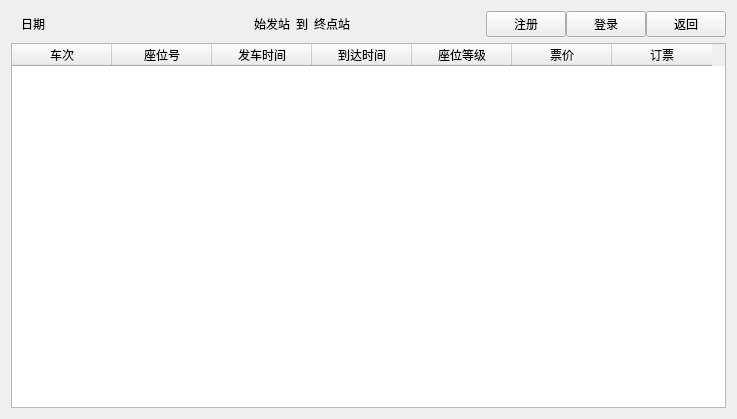
<?xml version="1.0" encoding="UTF-8"?>
<ui version="4.0">
 <class>Form</class>
 <widget class="QWidget" name="Form">
  <property name="geometry">
   <rect>
    <x>0</x>
    <y>0</y>
    <width>737</width>
    <height>419</height>
   </rect>
  </property>
  <property name="windowTitle">
   <string>查询结果</string>
  </property>
  <layout class="QVBoxLayout" name="verticalLayout">
   <item>
    <layout class="QHBoxLayout" name="horizontalLayout_4">
     <item>
      <layout class="QHBoxLayout" name="horizontalLayout_3" stretch="0,0">
       <property name="leftMargin">
        <number>10</number>
       </property>
       <item>
        <widget class="QLabel" name="label_3">
         <property name="sizePolicy">
          <sizepolicy hsizetype="Preferred" vsizetype="Preferred">
           <horstretch>0</horstretch>
           <verstretch>0</verstretch>
          </sizepolicy>
         </property>
         <property name="text">
          <string>日期</string>
         </property>
        </widget>
       </item>
       <item>
        <layout class="QHBoxLayout" name="horizontalLayout">
         <item>
          <widget class="QLabel" name="label">
           <property name="sizePolicy">
            <sizepolicy hsizetype="Fixed" vsizetype="Preferred">
             <horstretch>0</horstretch>
             <verstretch>0</verstretch>
            </sizepolicy>
           </property>
           <property name="text">
            <string>始发站</string>
           </property>
          </widget>
         </item>
         <item>
          <widget class="QLabel" name="label_4">
           <property name="sizePolicy">
            <sizepolicy hsizetype="Fixed" vsizetype="Preferred">
             <horstretch>0</horstretch>
             <verstretch>0</verstretch>
            </sizepolicy>
           </property>
           <property name="text">
            <string>到</string>
           </property>
          </widget>
         </item>
         <item>
          <widget class="QLabel" name="label_2">
           <property name="sizePolicy">
            <sizepolicy hsizetype="Preferred" vsizetype="Preferred">
             <horstretch>1</horstretch>
             <verstretch>0</verstretch>
            </sizepolicy>
           </property>
           <property name="text">
            <string>终点站</string>
           </property>
          </widget>
         </item>
        </layout>
       </item>
      </layout>
     </item>
     <item>
      <layout class="QHBoxLayout" name="horizontalLayout_2">
       <property name="spacing">
        <number>0</number>
       </property>
       <item>
        <widget class="QPushButton" name="pushButton_2">
         <property name="sizePolicy">
          <sizepolicy hsizetype="Fixed" vsizetype="Fixed">
           <horstretch>0</horstretch>
           <verstretch>0</verstretch>
          </sizepolicy>
         </property>
         <property name="text">
          <string>注册</string>
         </property>
        </widget>
       </item>
       <item>
        <widget class="QPushButton" name="pushButton">
         <property name="sizePolicy">
          <sizepolicy hsizetype="Fixed" vsizetype="Fixed">
           <horstretch>0</horstretch>
           <verstretch>0</verstretch>
          </sizepolicy>
         </property>
         <property name="text">
          <string>登录</string>
         </property>
        </widget>
       </item>
       <item>
        <widget class="QPushButton" name="pushButton_3">
         <property name="sizePolicy">
          <sizepolicy hsizetype="Fixed" vsizetype="Fixed">
           <horstretch>0</horstretch>
           <verstretch>0</verstretch>
          </sizepolicy>
         </property>
         <property name="text">
          <string>返回</string>
         </property>
        </widget>
       </item>
      </layout>
     </item>
    </layout>
   </item>
   <item>
    <widget class="QTableWidget" name="tableWidget">
     <column>
      <property name="text">
       <string>车次</string>
      </property>
     </column>
     <column>
      <property name="text">
       <string>座位号</string>
      </property>
     </column>
     <column>
      <property name="text">
       <string>发车时间</string>
      </property>
     </column>
     <column>
      <property name="text">
       <string>到达时间</string>
      </property>
     </column>
     <column>
      <property name="text">
       <string>座位等级</string>
      </property>
     </column>
     <column>
      <property name="text">
       <string>票价</string>
      </property>
     </column>
     <column>
      <property name="text">
       <string>订票</string>
      </property>
     </column>
    </widget>
   </item>
  </layout>
 </widget>
 <resources/>
 <connections/>
</ui>
